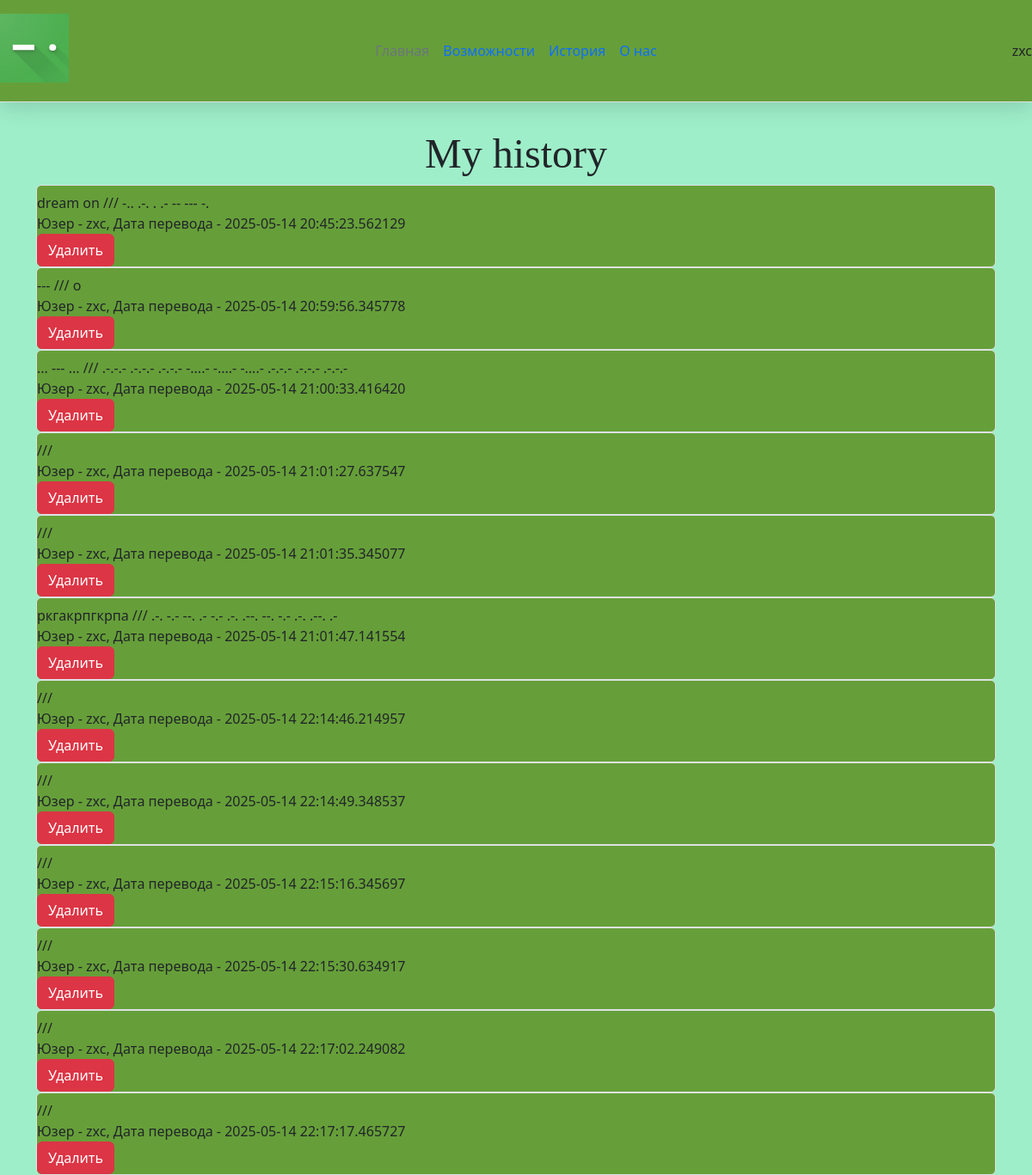
Screenshot of /history (signed in) with the database file from the repository.
### data/user.py (models this page shows, shortened)
class User(SqlAlchemyBase, UserMixin, SerializerMixin):
    __tablename__ = 'users'
    id = sqlalchemy.Column(sqlalchemy.Integer, primary_key=True, autoincrement=True)
    name = sqlalchemy.Column(sqlalchemy.String, nullable=True)
    about = sqlalchemy.Column(sqlalchemy.String, nullable=True)
    email = sqlalchemy.Column(sqlalchemy.String, index=True, unique=True, nullable=True)
    hashed_password = sqlalchemy.Column(sqlalchemy.String, nullable=True)
    created_date = sqlalchemy.Column(sqlalchemy.DateTime, default=datetime.datetime.now)
    user = orm.relationship('Trans')

### data/trans.py (models this page shows, shortened)
class Trans(SqlAlchemyBase, UserMixin, SerializerMixin):
    __tablename__ = 'Translations'
    id = sqlalchemy.Column(sqlalchemy.Integer, primary_key=True, autoincrement=True)
    content = sqlalchemy.Column(sqlalchemy.String, nullable=True)
    translation = sqlalchemy.Column(sqlalchemy.String, nullable=True)
    lang = sqlalchemy.Column(sqlalchemy.String, nullable=True)
    trans_lang = sqlalchemy.Column(sqlalchemy.String, nullable=True)
    created_date = sqlalchemy.Column(sqlalchemy.DateTime, default=datetime.datetime.now)
    user_id = sqlalchemy.Column(sqlalchemy.Integer, sqlalchemy.ForeignKey("users.id"))
    user = orm.relationship('User')

### main.py (the view)
@app.route('/history')
def history():
    db_sess = db_session.create_session()
    if current_user.is_authenticated:
        trans = db_sess.query(Trans).filter(Trans.user == current_user)
        return render_template("history.html", trans=trans)
    else:
        return render_template("history.html")

### data/db_session.py (called while the page is built)
def create_session() -> Session:
    global __factory
    return __factory()

### main.py (called while the page is built)
@login_manager.user_loader
def load_user(user_id):
    db_sess = db_session.create_session()
    return db_sess.query(User).get(user_id)

### templates/history.html (shortened to what this page needs)
{% extends 'base.html' %}
{% block content %}
    {% if current_user.is_authenticated %}
<div class="history">My history</div>
    {% for item in trans %}
        <div class="col-md6 border rounded tt">
            <div>
                 {{ item.content }} /// {{item.translation}}
            </div>
            <div>
                Юзер - {{ item.user.name }}, Дата перевода - {{ item.created_date }}
            </div>
                <div>
                    <a href="/trans_delete/{{ item.id }}" class="btn btn-danger">Удалить</a>
                </div>
        </div>
    {% endfor %}
{% else %}
<div class="texxt">История есть только у зареганных!!! РЕГАЙТЕСЬ!!!</div>
    {% endif %}
{% endblock %}

### templates/base.html (shortened to what this page needs)
<!doctype html>
<html lang="en">
<head>
    <link href="https://cdn.jsdelivr.net/npm/bootstrap@5.3.6/dist/css/bootstrap.min.css" rel="stylesheet">
    <link rel="stylesheet" href="{{url_for('static', filename='css/colors.css')}}" media="screen"/>
    <link rel="stylesheet" href="{{url_for('static', filename='css/main.css')}}" media="screen"/>
        <link rel="stylesheet" href="{{url_for('static', filename='css/home.css')}}" media="screen"/>
    <link rel="stylesheet" href="{{url_for('static', filename='css/add.css')}}" media="screen"/>
</head>
<body>
        <header class="d-flex flex-wrap align-items-center justify-content-center justify-content-md-between py-3 mb-4 border-bottom">
        <div class="col-md-3 mb-2 mb-md-0">
        <a href="/" class="d-inline-flex link-body-emphasis text-decoration-none">
          <img class="header__img" src="{{url_for('static', filename='img/icon.png')}}" alt="morse">
      </a>
      </div> <ul class="nav col-12 col-md-auto mb-2 justify-content-center mb-md-0">
      <li><a href="{{url_for('main')}}" class="nav-link px-2 link-secondary">Главная</a></li>
      <li><a href="{{url_for('facilities')}}" class="nav-link px-2">Возможности</a></li>
      <li><a href="{{url_for('history')}}" class="nav-link px-2">История</a></li>
      <li><a href="{{url_for('about')}}" class="nav-link px-2">О нас</a></li>
      </ul> <div class="col-md-3 text-end">
        {% if current_user.is_authenticated %}
            <a class="navbar-brand" href="/logout">{{ current_user.name }}</a>
        {% else %}
            <p>
     <a type="button" class="btn btn-outline-primary me-2" href="/login">Войти</a>
        <a type="button" class="btn btn-primary" href="/reg">Зарегистрироваться</a> </p></div>
            {% endif %}
        </header>
        <main role="main" class="container">
      {% block content%} {% endblock %}
        </main>
</body>
</html>

### static/css/colors.css (style rules this page uses)
body { background-color: #9eeec9; }
.history { font-family: Copperplate Gothic; font-size: xxx-large; text-align: center; }
.tt { background: #669f39; }

### static/css/main.css (style rules this page uses)
header { position: sticky; top: 0; z-index: 1000; background: #669f39; -webkit-box-shadow: 0 5px 25px rgba(0, 0, 0, 0.15); box-shadow: 0 5px 25px rgba(0, 0, 0, 0.15); }
.header__img { height: 80px; width: 80px; }

### rows the page displays
User: name "zxc"
Trans: content "dream on", translation "-.. .-. . .- -- --- -.", user.name "zxc", created_date "2025-05-14 20:45:23.562129"
Trans: content "---", translation "o", user.name "zxc", created_date "2025-05-14 20:59:56.345778"
Trans: content "... --- ...", translation ".-.-.- .-.-.- .-.-.- -....- -....- -....- .-.-.- .-.-.- .-.-.-", user.name "zxc", created_date "2025-05-14 21:00:33.416420"
Trans: user.name "zxc", created_date "2025-05-14 21:01:27.637547"
Trans: user.name "zxc", created_date "2025-05-14 21:01:35.345077"
Trans: content "ркгакрпгкрпа", translation ".-. -.- --. .- -.- .-. .--. --. -.- .-. .--. .-", user.name "zxc", created_date "2025-05-14 21:01:47.141554"
Trans: user.name "zxc", created_date "2025-05-14 22:14:46.214957"
Trans: user.name "zxc", created_date "2025-05-14 22:14:49.348537"
Trans: user.name "zxc", created_date "2025-05-14 22:15:16.345697"
Trans: user.name "zxc", created_date "2025-05-14 22:15:30.634917"
Trans: user.name "zxc", created_date "2025-05-14 22:17:02.249082"
Trans: user.name "zxc", created_date "2025-05-14 22:17:17.465727"
